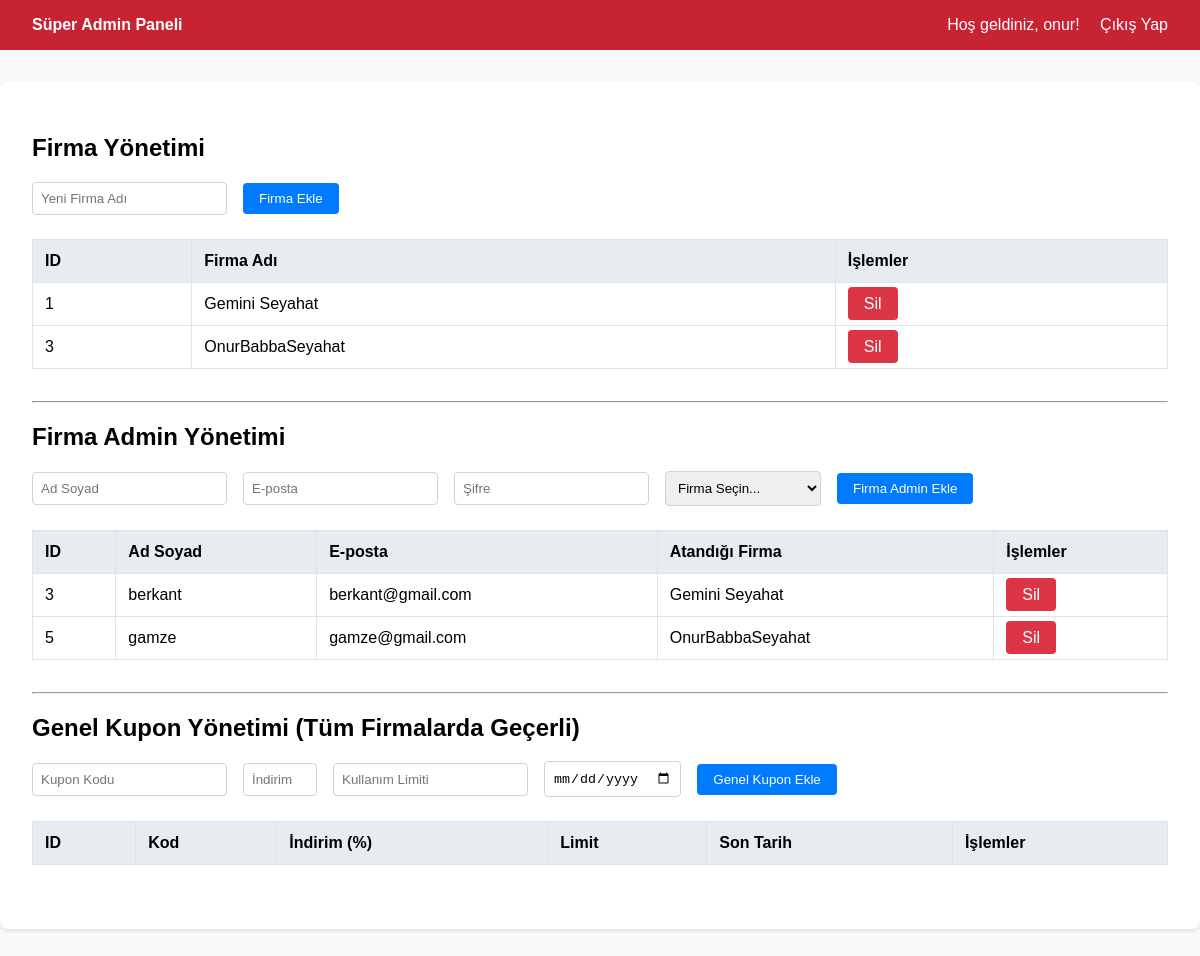
Page /index.php?page=admin_panel (signed in) on the earlier database version.
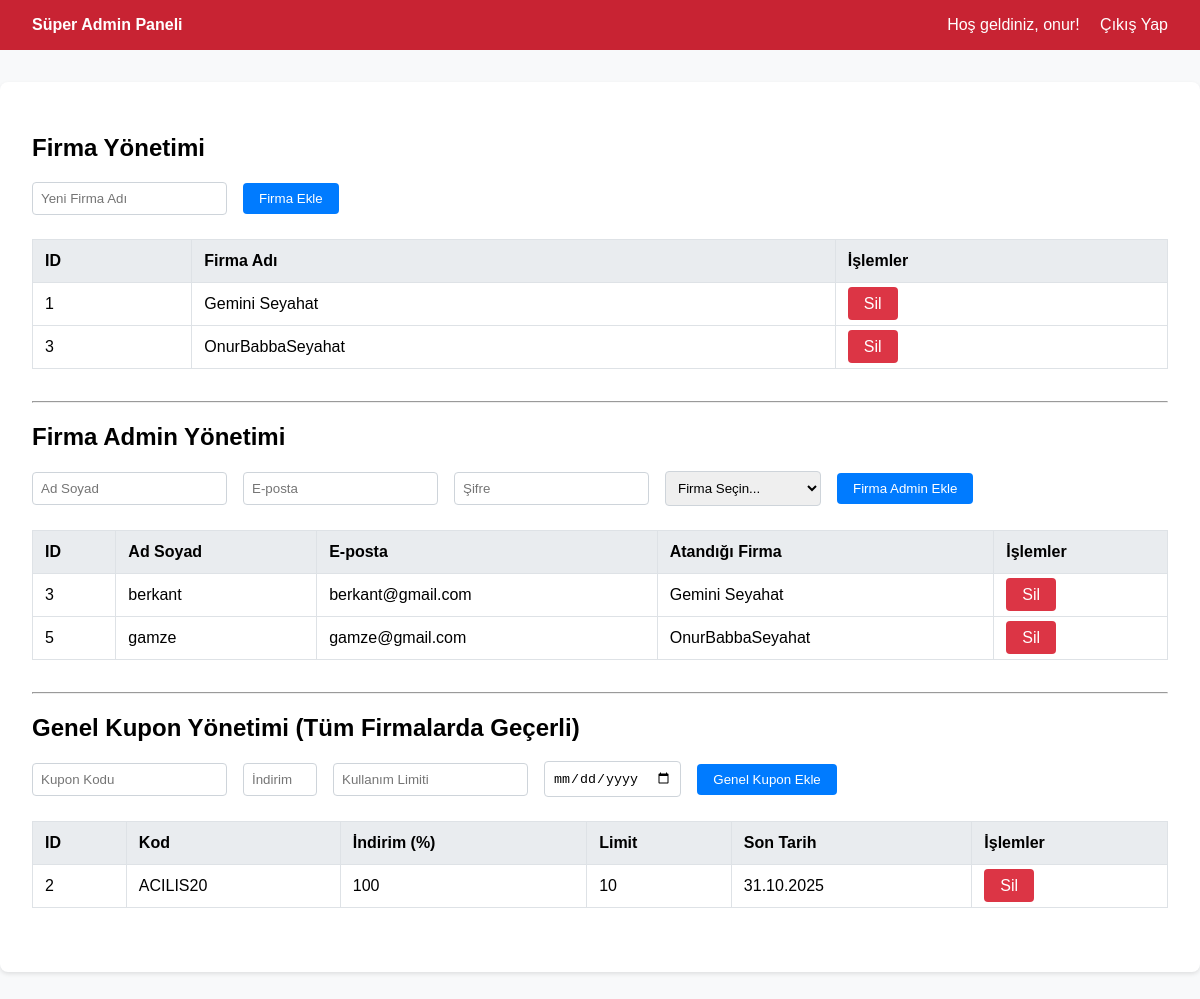
Same page on the later database version.
### tables this page shows
CREATE TABLE "companies" (
"id" INTEGER PRIMARY KEY AUTOINCREMENT,
"name" TEXT NOT NULL UNIQUE,
"created_at" TEXT DEFAULT CURRENT_TIMESTAMP
);

CREATE TABLE "users" (
"id" INTEGER PRIMARY KEY AUTOINCREMENT,
"name" TEXT NOT NULL,
"email" TEXT NOT NULL UNIQUE,
"password" TEXT NOT NULL,
"credit" REAL DEFAULT 0.0,
"role" TEXT NOT NULL DEFAULT 'user',
"company_id" INTEGER,
"created_at" TEXT DEFAULT CURRENT_TIMESTAMP
);

CREATE TABLE "coupons" (
	"id"	INTEGER PRIMARY KEY AUTOINCREMENT,
	"code"	TEXT NOT NULL UNIQUE,
	"discount_rate"	INTEGER NOT NULL,
	"usage_limit"	INTEGER NOT NULL,
	"expire_date"	TEXT NOT NULL,
	"created_at"	TEXT DEFAULT CURRENT_TIMESTAMP
, company_id INTEGER REFERENCES companies(id));

### views/admin_panel.php (the view, shortened to what the changed rows need)
<?php
require_once __DIR__ . '/../config/database.php';
$companies = $pdo->query("SELECT * FROM companies ORDER BY name")->fetchAll();
$stmt_admins = $pdo->query(
    "SELECT u.id, u.name, u.email, c.name as company_name
     FROM users u
     LEFT JOIN companies c ON u.company_id = c.id
     WHERE u.role = 'firma_admin'
     ORDER BY u.name"
);
$company_admins = $stmt_admins->fetchAll();
$stmt_global_coupons = $pdo->query("SELECT * FROM coupons WHERE company_id IS NULL ORDER BY expire_date DESC");
$global_coupons = $stmt_global_coupons->fetchAll();
?>
<!DOCTYPE html>
<html lang="tr">
<head>
</head>
<body>
    <div class="container">
        <div class="section">
            <h2>Firma Yönetimi</h2>
            <table>
                <thead><tr><th>ID</th><th>Firma Adı</th><th>İşlemler</th></tr></thead>
                <tbody>
                    <?php foreach ($companies as $company): ?>
                        <tr>
                            <td><?php echo htmlspecialchars($company['id']); ?></td>
                            <td><?php echo htmlspecialchars($company['name']); ?></td>
                            <td><a href="/index.php?action=delete_company&company_id=<?php echo $company['id']; ?>" class="btn btn-danger" onclick="return confirm('Bu firmayı silmek istediğinizden emin misiniz? Bu firmaya ait TÜM seferler ve biletler kalıcı olarak silinecektir!');">Sil</a></td>
                        </tr>
                    <?php endforeach; ?>
                </tbody>
            </table>
        </div>
        <div class="section">
            <h2>Firma Admin Yönetimi</h2>
            <table>
                <thead><tr><th>ID</th><th>Ad Soyad</th><th>E-posta</th><th>Atandığı Firma</th><th>İşlemler</th></tr></thead>
                <tbody>
                    <?php foreach ($company_admins as $admin): ?>
                        <tr>
                            <td><?php echo htmlspecialchars($admin['id']); ?></td>
                            <td><?php echo htmlspecialchars($admin['name']); ?></td>
                            <td><?php echo htmlspecialchars($admin['email']); ?></td>
                            <td><?php echo htmlspecialchars($admin['company_name'] ?? 'Atanmamış'); ?></td>
                            <td><a href="/index.php?action=delete_global_coupon&coupon_id=<?php echo $coupon['id']; ?>" class="btn btn-danger" onclick="return confirm('Bu genel kuponu kalıcı olarak silmek istediğinizden emin misiniz?');">Sil</a></td>
                        </tr>
                    <?php endforeach; ?>
                </tbody>
            </table>
        </div>
        <div class="section">
            <h2>Genel Kupon Yönetimi (Tüm Firmalarda Geçerli)</h2>
            <table>
                <thead><tr><th>ID</th><th>Kod</th><th>İndirim (%)</th><th>Limit</th><th>Son Tarih</th><th>İşlemler</th></tr></thead>
                <tbody>
                    <?php foreach ($global_coupons as $coupon): ?>
                        <tr>
                            <td><?php echo htmlspecialchars($coupon['id']); ?></td>
                            <td><?php echo htmlspecialchars($coupon['code']); ?></td>
                            <td><?php echo htmlspecialchars($coupon['discount_rate']); ?></td>
                            <td><?php echo htmlspecialchars($coupon['usage_limit']); ?></td>
                            <td><?php echo date('d.m.Y', strtotime($coupon['expire_date'])); ?></td>
                            <td><a href="#" class="btn btn-danger">Sil</a></td>
                        </tr>
                    <?php endforeach; ?>
                </tbody>
            </table>
        </div>
    </div>
</body>
</html>

Differences in the rows shown:
added coupons: id "2", code "ACILIS20", discount_rate "100", usage_limit "10", expire_date "31.10.2025"
